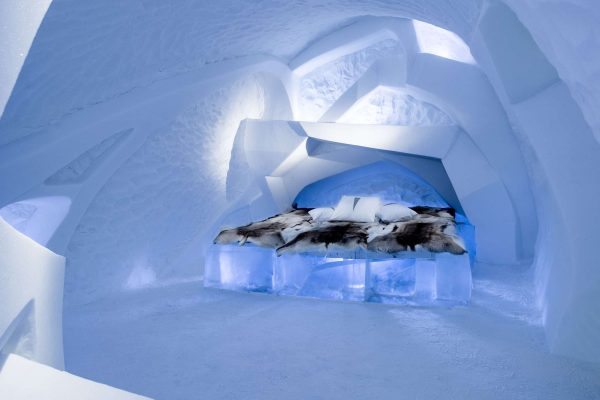
#> input picture 3_imgproc/ice.jpg, 600 x 400 px
$ python boundingrect.py ice.jpg
#> lines starting #> are read from the running program, lines starting #| are printed output that depends on the picture; after the words box and inside, x2 and y2 are one past the last pixel; in counts of white or black regions, pixels touching at a corner belong together
''' file name : boundingrect.py

Description : This sample shows how to find the bounding rectangle and minimum enclosing circle of a contour

This is Python version of this tutorial : http://opencv.itseez.com/doc/tutorials/imgproc/shapedescriptors/bounding_rects_circles/bounding_rects_circles.html
Level : Beginner

Benefits : Learn to use 1) cv2.boundingRect() and 2) cv2.minEnclosingCircle()

Usage : python boundingrect.py

Written by : Abid K. (abidrahman2@gmail.com) , Visit opencvpython.blogspot.com for more tutorials'''

import cv2
import sys
import numpy as np

def thresh_callback(thresh):
    edges = cv2.Canny(blur,thresh,thresh*2)
    drawing = np.zeros(img.shape,np.uint8)     # Image to draw the contours
    contours,hierarchy = cv2.findContours(edges,cv2.RETR_TREE,cv2.CHAIN_APPROX_SIMPLE)
    for cnt in contours:
        #bx,by,bw,bh = cv2.boundingRect(cnt)
        #(cx,cy),radius = cv2.minEnclosingCircle(cnt)
        cv2.drawContours(drawing,[cnt],0,(0,255,0),1)   # draw contours in green color
        #cv2.circle(drawing,(int(cx),int(cy)),int(radius),(0,0,255),2)   # draw circle in red color
        #cv2.rectangle(drawing,(bx,by),(bx+bw,by+bh),(255,0,0),3) # draw rectangle in blue color)
        cv2.imshow('output',drawing)
        cv2.imshow('input colour',img)

img = cv2.imread(sys.argv[1])
#> img is the input picture: shape (400, 600, 3); mean B, G, R 203.6, 153.8, 126.4
gray = cv2.cvtColor(img,cv2.COLOR_BGR2GRAY)
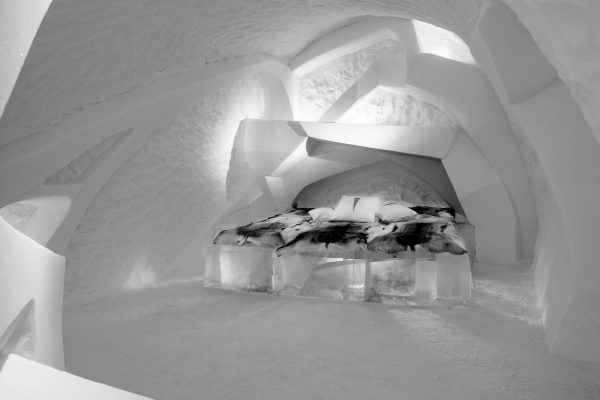
#> gray: shape (400, 600); min 0, max 254, mean 151.2
blur = cv2.GaussianBlur(gray,(5,5),0)


cv2.imshow('input gray and blurred', blur)

cv2.namedWindow('input colour')


thresh = 100
max_thresh = 255

cv2.createTrackbar('canny thresh:','input colour',thresh,max_thresh,thresh_callback) # this creates the trackbar to configure the threshold

thresh_callback(0)
#> in thresh_callback, `edges = cv2.Canny(blur,thresh,thresh*2)`:
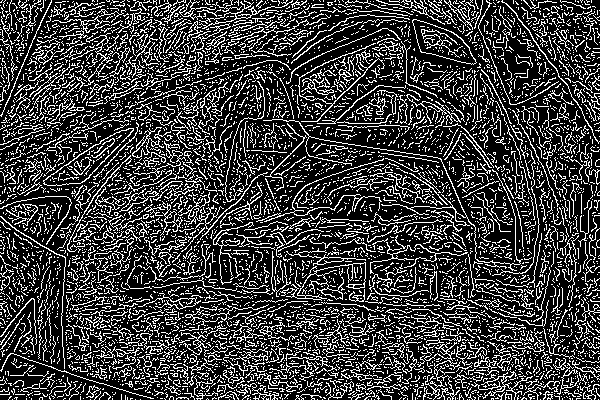
#> edges: shape (400, 600); 24.1% white in thin lines or dots
#> in thresh_callback, `contours,hierarchy = cv2.findContours(edges,cv2.RETR_TREE,cv2.CHAIN_AP..`: contours = 5685 contours, 5543 with area under 20; largest, box (x1, y1, x2, y2) and area: (412, 19, 477, 65) 1499, (412, 19, 477, 65) 1474, (286, 262, 366, 301) 243, (132, 127, 171, 158) 204, (471, 371, 533, 400) 163
#> the loop in thresh_callback, `for cnt in contours:` made 5685 passes
#> cnt on passes 1 to 3: [[598, 399]], [[540, 399]], [[469, 399]]
#> after the loop in thresh_callback, `for cnt in contours:`:
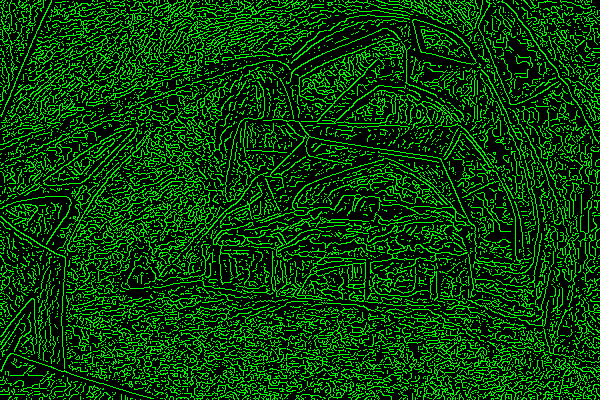
#> drawing: shape (400, 600, 3); mean B, G, R 0, 61.5, 0

if cv2.waitKey(0) == 27:
#> (key Esc is pressed here)
    cv2.destroyAllWindows()

### For more details & feature extraction on contours, visit : http://opencvpython.blogspot.com/2012/04/contour-features.html

$ run again, on 3_imgproc/pc.jpeg
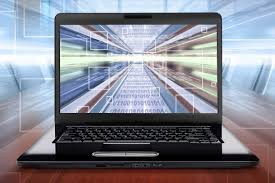
#> input picture 3_imgproc/pc.jpeg, 275 x 183 px
#> img is the input picture: shape (183, 275, 3); mean B, G, R 144.6, 134.1, 132.2
#> in thresh_callback, `edges = cv2.Canny(blur,thresh,thresh*2)`:
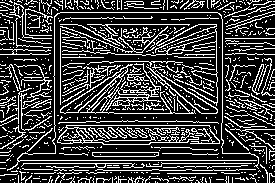
#> edges: shape (183, 275); 24.8% white in thin lines or dots
#> contours = 796 contours, 763 with area under 20; largest, box (x1, y1, x2, y2) and area: (60, 63, 196, 114) 1252, (146, 66, 218, 114) 586, (57, 125, 220, 145) 532, (154, 70, 218, 114) 488, (60, 74, 118, 114) 459
#> the loop in thresh_callback, `for cnt in contours:` made 796 passes
#> cnt on passes 1 to 3: [[195, 182]], [[191, 182]], [[157, 182]]
#> after the loop in thresh_callback, `for cnt in contours:`:
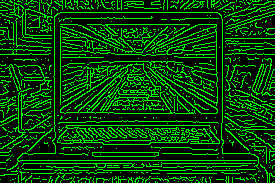
#> drawing: shape (183, 275, 3); mean B, G, R 0, 63.1, 0
